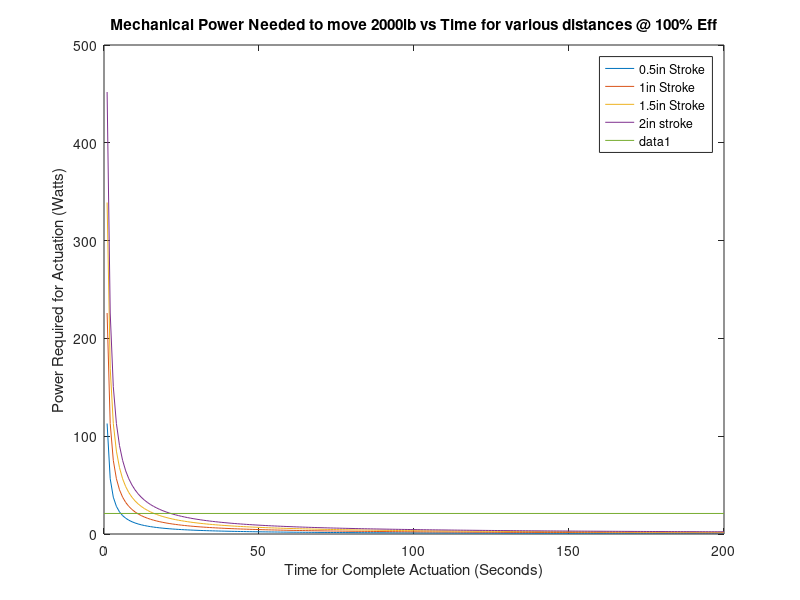

MATLAB code to generate this figure:

%Mech Power (lbf*distance/time * Watt/lbs-ft/s conversion)

close all
n=0:200;
mechPower05in=2000*0.5*0.0833333./n*(1.355817948329);
mechPower1in=2000*1*0.0833333./n*(1.355817948329);
mechPower15in=2000*1.5*0.0833333./n*(1.355817948329);
mechPower2in=2000*2*0.0833333./n*(1.355817948329);


plot(n,mechPower05in,n,mechPower1in,n,mechPower15in,n,mechPower2in);
legend('0.5in Stroke', '1in Stroke', '1.5in Stroke', '2in stroke')
title('Mechanical Power Needed to move 2000lb vs Time for various distances @ 100% Eff')
xlabel('Time for Complete Actuation (Seconds)')
ylabel('Power Required for Actuation (Watts)')
hold on
line([0 200],[21 21])
hold off